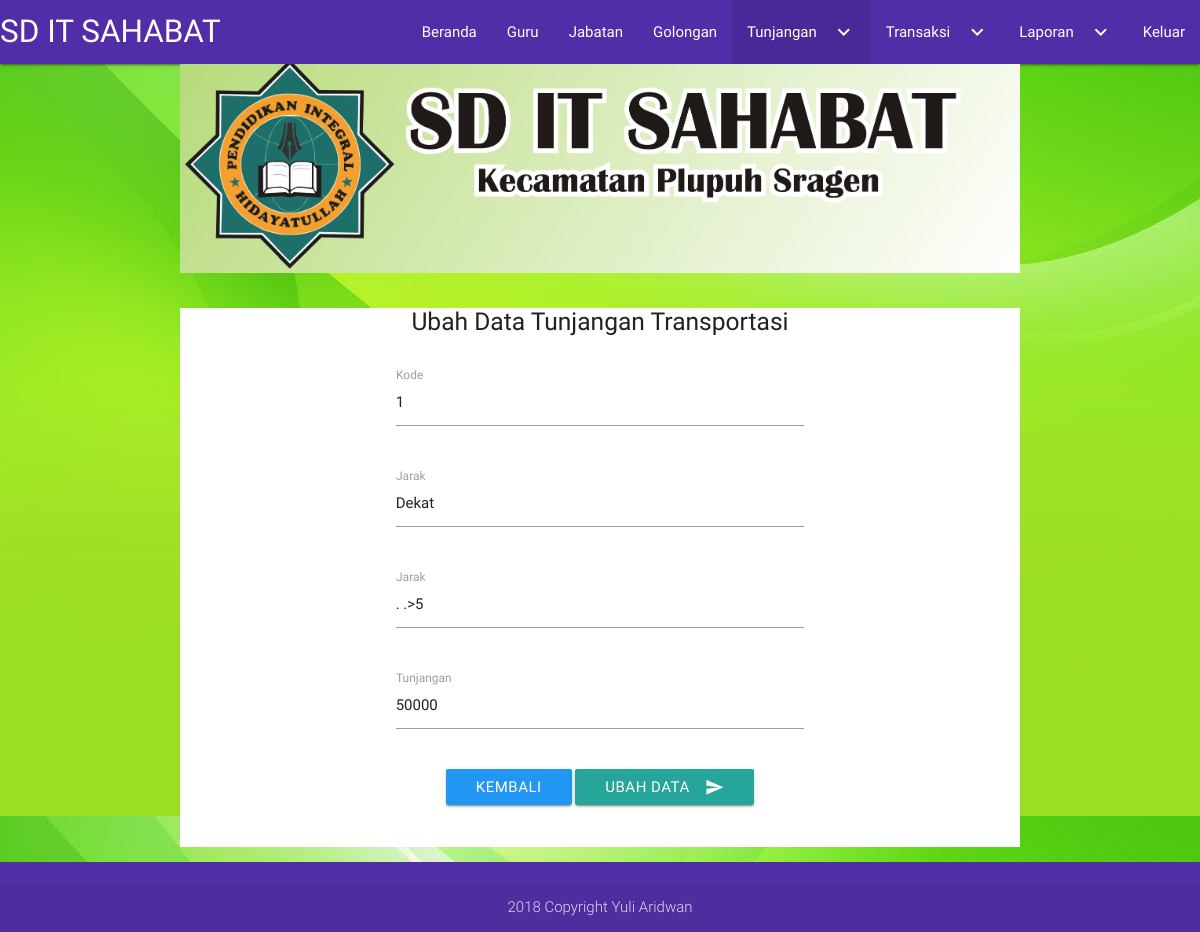
The app's page /admin/edittransport.php?kode=1 (signed in) with its own data.
### tables this page shows
CREATE TABLE `t_transportrasi` (
  `Kd_transport` varchar(15) NOT NULL,
  `NamaJarak` varchar(15) NOT NULL,
  `Jarak` varchar(15) NOT NULL,
  `Tjarak` int(13) NOT NULL
);

### admin/edittransport.php (the view, shortened to what this page needs)
<?php
  include '../koneksi.php';
  $id = $_GET['kode'];
  $sql = "SELECT * FROM t_transportrasi WHERE Kd_transport='$id'";
  $query = $db->query($sql);
  $data = $query->fetch_array();
?>
<!DOCTYPE>
<html>
<head>
      <link type="text/css" rel="stylesheet" href="../asset/css/materialize.min.css"  media="screen,projection"/>
</head>
<body background="../Gambar/Hijau.jpg">
    <nav>
      <div class="nav-wrapper  deep-purple darken-2">
        <a href="index.php" class="brand-logo">SD IT SAHABAT </a>
        <ul class="right hide-on-med-and-down">
          <li><a href="index.php">Beranda</a></li>
          <li><a href="tampil_guru.php">Guru</a></li>
          <li><a href="form_jabatan.php">Jabatan </a></li>
          <li><a href="form_golongan.php">Golongan</a></li>
          <li class="active"><a class="dropdown-button" href="#!" data-activates="dropdown1">Tunjangan<i class="material-icons right">keyboard_arrow_down</i></a></li>
          <li><a class="dropdown-button" href="#!" data-activates="dropdown2">Transaksi<i class="material-icons right">keyboard_arrow_down</i></a></li>
          <li><a class="dropdown-button" href="#!" data-activates="dropdown3">Laporan<i class="material-icons right">keyboard_arrow_down</i></a></li>
          <li><a href="../logout.php">Keluar </a></li>
        </ul>
      </div>
    </nav>
      <div class="container">
         <img class="responsive-img" src="../gambar/Logo.png">
      </div>
      <br>
    <div class="container white">
            <?php
            echo'
              <form action="" method="POST">
                <div class="row">
                  <div class="center-align">
                    <h5>Ubah Data Tunjangan Transportasi </h5>
                  </div>
                </div>
                <div class="row center">
                  <div class="input-field col s6 offset-s3">
                    <input name="kode" value="'.$data['Kd_transport'].'" id="Kd_transport" type="text" class="validate">
                    <label for="Kd_transport">Kode</label>
                  </div>
                </div>
                <div class="row center">
                  <div class="input-field col s6 offset-s3">
                    <input name="nama" value="'.$data['NamaJarak'].'" id="nama" type="text" class="validate">
                    <label for="nama">Jarak</label>
                  </div>
                </div>
                <div class="row center">
                  <div class="input-field col s6 offset-s3">
                    <input name="jarak" value="'.$data['Jarak'].'" id="jarak" type="text" class="validate">
                    <label for="jarak">Jarak</label>
                  </div>
                </div>
                <div class="row">
                  <div class="input-field col s6 offset-s3">
                    <input name="jumlah" value="'.$data['Tjarak'].'" id="transportasi" type="text" class="validate">
                    <label for="transportasi">Tunjangan  </label>
                  </div>
                </div>
                <div class="row">
                  <div class=" input-field center-align">
                    <a href="T_transport.php" class="btn waves-effect waves-light blue center">Kembali</a>
                    <button class="btn waves-effect waves-light center" type="submit" name="tambah">Ubah Data <i class="material-icons right">send</i>
                    </button>
                  </div>
                </div>
                <br>
              </form>';?>
    </div>
      <footer class="page-footer  deep-purple darken-2">
        <div class="footer-copyright">
          <div class="container center-align">
            <div>
              2018 Copyright Yuli Aridwan
            </div>
          </div>
        </div>
      </footer>
</body>
</html>

### records on screen
t_transportrasi: kode "1", nama "Dekat", jarak ". .>5", jumlah "50000"
